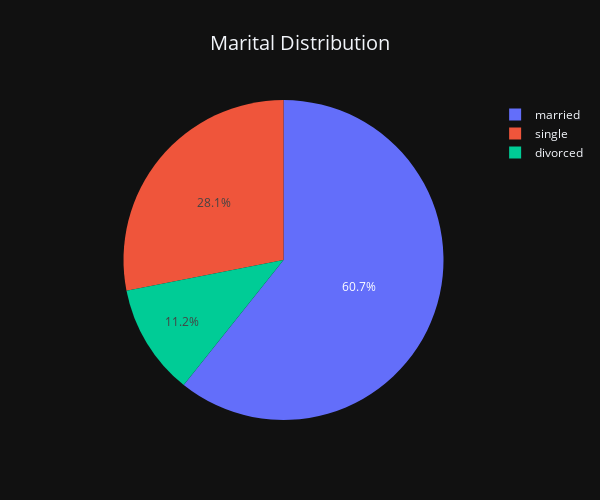

Notebook cell for this chart:
### Markdown cell above
Visalization

### Code cell
marital_distribution = data['marital'].value_counts()
pie_trace = go.Pie(labels=marital_distribution.index, values=marital_distribution.values, name='Marital Distribution')
pie_layout = go.Layout(
    title='Marital Distribution',
    title_font=dict(size=20),
    width=600,
    height=500,
    title_x=0.5,
    template='plotly_dark'
)
fig_pie = go.Figure(data=[pie_trace], layout=pie_layout)
fig_pie.show()

### Figure 1 — Plotly figure (JSON) as saved in the notebook; plotly's stock layout.template omitted (floating-point values rounded to 4 significant figures)
{"data": [{"labels": ["married", "single", "divorced"], "name": "Marital Distribution", "type": "pie", "values": [24999, 11564, 4611]}], "layout": {"height": 500, "title": {"font": {"size": 20}, "text": "Marital Distribution", "x": 0.5}, "width": 600}}
